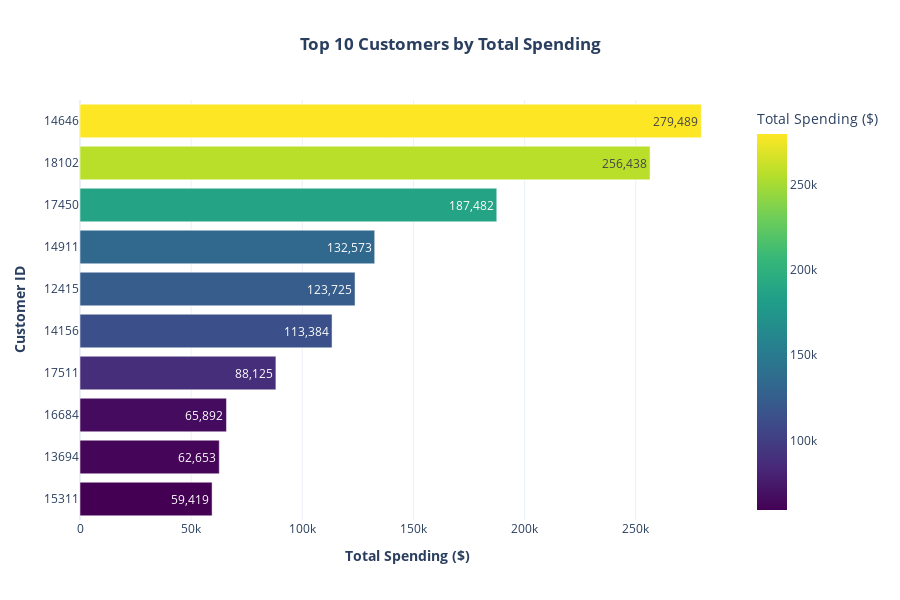

The cell this chart's notebook holds for it:
### Code cell
top_customers = (
    df.groupby("CustomerID")["TotalPrice"]
    .sum()
    .sort_values(ascending=False)
    .head(10)
)
top_customers_df = top_customers.reset_index()
top_customers_df['CustomerID'] = top_customers_df['CustomerID'].astype(int).astype(str)
fig = px.bar(
    top_customers_df,
    x="TotalPrice",
    y="CustomerID",
    orientation="h",
    title="<b>Top 10 Customers by Total Spending</b>",
    labels={"TotalPrice": "Total Spending ($)", "CustomerID": "Customer ID"},
    color="TotalPrice",
    text="TotalPrice",
    color_continuous_scale="viridis"
)
fig.update_layout(
    title_x=0.5,
    xaxis_title="<b>Total Spending ($)</b>",
    yaxis_title="<b>Customer ID</b>",
    template="plotly_white",
    font=dict(size=12),
    height=600,
    yaxis=dict(autorange="reversed") 
)

fig.update_traces(texttemplate='%{text:,.0f}', textposition="inside")

fig.show()

### Figure 1 — Plotly figure (JSON) as saved in the notebook; plotly's stock layout.template omitted (floating-point values rounded to 4 significant figures)
{"data": [{"hovertemplate": "Total Spending ($)=%{marker.color}<br>Customer ID=%{y}<extra></extra>", "legendgroup": "", "marker": {"color": [279500.0, 256400.0, 187500.0, 132600.0, 123700.0, 113400.0, 88130.0, 65890.0, 62650.0, 59420.0], "coloraxis": "coloraxis", "pattern": {"shape": ""}}, "name": "", "orientation": "h", "showlegend": false, "text": [279500.0, 256400.0, 187500.0, 132600.0, 123700.0, 113400.0, 88130.0, 65890.0, 62650.0, 59420.0], "textposition": "inside", "texttemplate": "%{text:,.0f}", "type": "bar", "x": [279500.0, 256400.0, 187500.0, 132600.0, 123700.0, 113400.0, 88130.0, 65890.0, 62650.0, 59420.0], "xaxis": "x", "y": ["14646", "18102", "17450", "14911", "12415", "14156", "17511", "16684", "13694", "15311"], "yaxis": "y"}], "layout": {"barmode": "relative", "coloraxis": {"colorbar": {"title": {"text": "Total Spending ($)"}}, "colorscale": [[0, "#440154"], [0.1111, "#482878"], [0.2222, "#3e4989"], [0.3333, "#31688e"], [0.4444, "#26828e"], [0.5556, "#1f9e89"], [0.6667, "#35b779"], [0.7778, "#6ece58"], [0.8889, "#b5de2b"], [1, "#fde725"]]}, "font": {"size": 12}, "height": 600, "legend": {"tracegroupgap": 0}, "title": {"text": "<b>Top 10 Customers by Total Spending</b>", "x": 0.5}, "xaxis": {"anchor": "y", "domain": [0, 1], "title": {"text": "<b>Total Spending ($)</b>"}}, "yaxis": {"anchor": "x", "autorange": "reversed", "domain": [0, 1], "title": {"text": "<b>Customer ID</b>"}}}}
